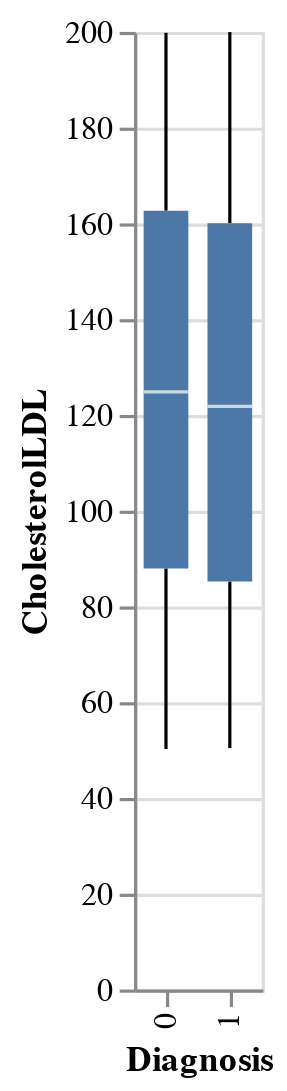

The notebook cell this image was saved under:
### Code cell
# Make a box plot that compares cholesterolLDL to diagnosis

alt.Chart(clinical_measurements).mark_boxplot().encode(
    x='Diagnosis:N',
    y='CholesterolLDL:Q',)

### Figure 1 — Vega-Lite specification as saved in the notebook (floating-point values rounded to 4 significant figures; data arrays with more than 128 entries replaced by an {"elided": "..."} marker saying what was removed)
{"config": {"view": {"continuousWidth": 400, "continuousHeight": 300}}, "data": {"name": "data-4a700c5c64d2283e3a87d9510911ddea"}, "mark": "boxplot", "encoding": {"x": {"field": "Diagnosis", "type": "nominal"}, "y": {"field": "CholesterolLDL", "type": "quantitative"}}, "$schema": "https://vega.github.io/schema/vega-lite/v4.17.0.json", "datasets": {"data-4a700c5c64d2283e3a87d9510911ddea": {"elided": "2149 records"}}}
